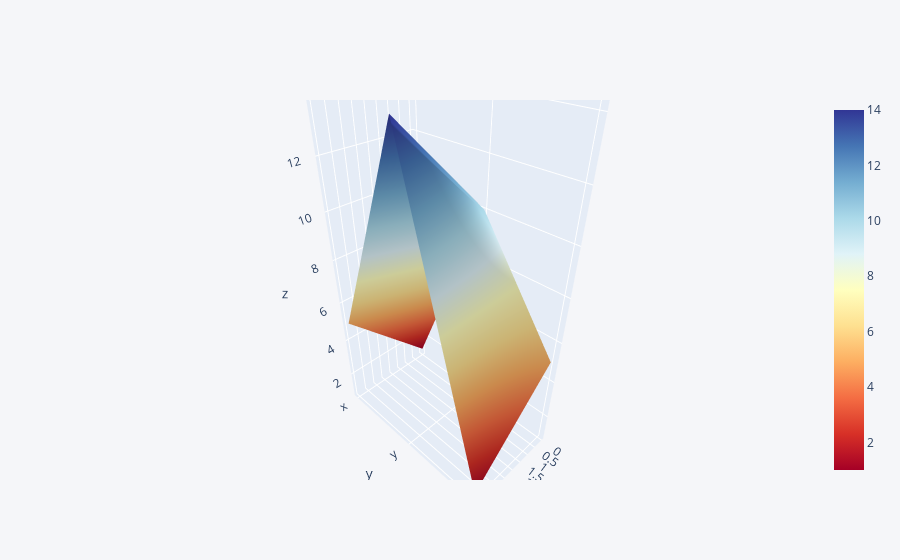

Notebook code cell kept with this figure:
### Code cell
# To Create a surface plot 
df3.iplot(kind='surface',colorscale='rdylbu')

### Figure 1 — Plotly figure (JSON) as saved in the notebook; plotly's stock layout.template omitted (floating-point values rounded to 4 significant figures)
{"data": [{"colorscale": [[0, "rgb(165,0,38)"], [0.1, "rgb(215,48,39)"], [0.2, "rgb(244,109,67)"], [0.3, "rgb(253,174,97)"], [0.4, "rgb(254,224,144)"], [0.5, "rgb(255,255,191)"], [0.6, "rgb(224,243,248)"], [0.7, "rgb(171,217,233)"], [0.8, "rgb(116,173,209)"], [0.9, "rgb(69,117,180)"], [1, "rgb(49,54,149)"]], "type": "surface", "x": [0, 1, 2, 3, 4], "y": ["x", "y", "z"], "z": [[1, 2, 3, 4, 5], [10, 11, 12, 13, 14], [5, 4, 3, 2, 1]]}], "layout": {"legend": {"bgcolor": "#F5F6F9", "font": {"color": "#4D5663"}}, "paper_bgcolor": "#F5F6F9", "plot_bgcolor": "#F5F6F9", "title": {"font": {"color": "#4D5663"}}, "xaxis": {"gridcolor": "#E1E5ED", "showgrid": true, "tickfont": {"color": "#4D5663"}, "title": {"font": {"color": "#4D5663"}, "text": ""}, "zerolinecolor": "#E1E5ED"}, "yaxis": {"gridcolor": "#E1E5ED", "showgrid": true, "tickfont": {"color": "#4D5663"}, "title": {"font": {"color": "#4D5663"}, "text": ""}, "zerolinecolor": "#E1E5ED"}}}
